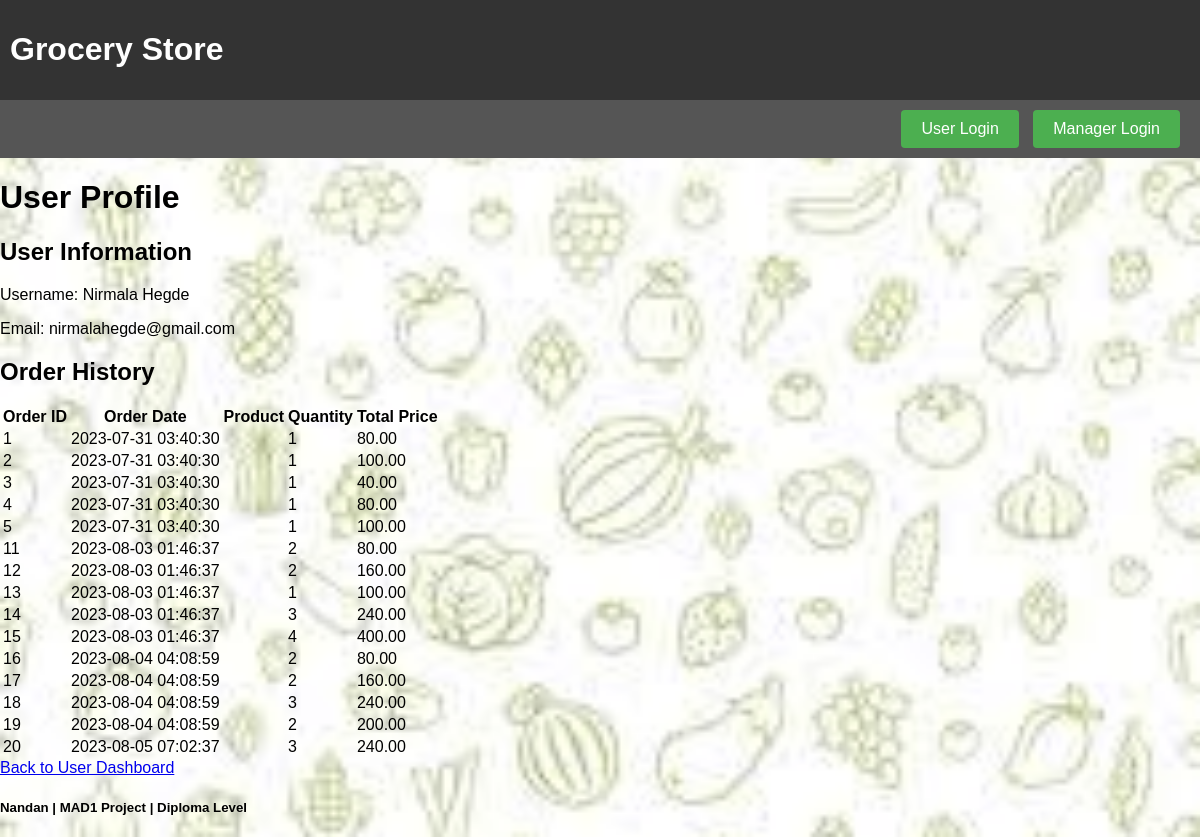
The page /user-profile (signed in) on the database its author committed.
### application/models.py (models this page shows)
class User(db.Model):
    __tablename__ = 'user'
    user_id = db.Column(db.Integer, autoincrement=True, primary_key=True)
    user_name = db.Column(db.String, unique=True)
    email_id = db.Column(db.String, unique=True)
    password = db.Column(db.String, unique=True)

class Order(db.Model):
    __tablename__ = 'order'
    id = db.Column(db.Integer, primary_key=True)
    user_id = db.Column(db.Integer, db.ForeignKey('user.user_id'), nullable=False)
    product_id = db.Column(db.Integer, db.ForeignKey('products.Product_ID'), nullable=False)
    quantity = db.Column(db.Integer, nullable=False)
    price_per_unit = db.Column(db.Numeric(precision=10, scale=2), nullable=False)
    total_price = db.Column(db.Numeric(precision=10, scale=2), nullable=False)
    order_date = db.Column(db.DateTime, default=datetime.utcnow)

### application/controllers.py (the view)
@app.route('/user-profile')
def user_profile():
    if not is_logged_in('user'):
        return redirect(url_for('user_login'))
    user_id = session.get('user_id')
    user = User.query.get(user_id)
    orders = Order.query.filter_by(user_id=user_id).all()
    return render_template('user_profile.html', user=user, orders=orders)

### application/controllers.py (called while the page is built)
def is_logged_in(role):
    return session.get(role)

### templates/user_profile.html
{% extends "base.html" %}
{% block content %}
    <h1>User Profile</h1>
    <h2>User Information</h2>
    <p>Username: {{ user.user_name }}</p>
    <p>Email: {{ user.email_id }}</p>
    <h2>Order History</h2>
    {% if orders %}
        <table>
            <tr>
                <th>Order ID</th>
                <th>Order Date</th>
                <th>Product</th>
                <th>Quantity</th>
                <th>Total Price</th>
            </tr>
            {% for order in orders %}
                <tr>
                    <td>{{ order.id }}</td>
                    <td>{{ order.order_date.strftime('%Y-%m-%d %H:%M:%S') }}</td>
                    <td>{{ order.product_id.Product_Name }}</td>
                    <td>{{ order.quantity }}</td>
                    <td>{{ order.total_price }}</td>
                </tr>
            {% endfor %}
        </table>
    {% else %}
        <p>No order history available.</p>
    {% endif %}
    <a href="{{ url_for('user_dashboard') }}">Back to User Dashboard</a>
{% endblock %}

### rows shown on the page
User: user_name "Nirmala Hegde", email_id "nirmalahegde@gmail.com"
Order: id "1", order_date "2023-07-31 03:40:30", quantity "1", total_price "80.00"
Order: id "2", order_date "2023-07-31 03:40:30", quantity "1", total_price "100.00"
Order: id "3", order_date "2023-07-31 03:40:30", quantity "1", total_price "40.00"
Order: id "4", order_date "2023-07-31 03:40:30", quantity "1", total_price "80.00"
Order: id "5", order_date "2023-07-31 03:40:30", quantity "1", total_price "100.00"
Order: id "11", order_date "2023-08-03 01:46:37", quantity "2", total_price "80.00"
Order: id "12", order_date "2023-08-03 01:46:37", quantity "2", total_price "160.00"
Order: id "13", order_date "2023-08-03 01:46:37", quantity "1", total_price "100.00"
Order: id "14", order_date "2023-08-03 01:46:37", quantity "3", total_price "240.00"
Order: id "15", order_date "2023-08-03 01:46:37", quantity "4", total_price "400.00"
Order: id "16", order_date "2023-08-04 04:08:59", quantity "2", total_price "80.00"
Order: id "17", order_date "2023-08-04 04:08:59", quantity "2", total_price "160.00"
Order: id "18", order_date "2023-08-04 04:08:59", quantity "3", total_price "240.00"
Order: id "19", order_date "2023-08-04 04:08:59", quantity "2", total_price "200.00"
Order: id "20", order_date "2023-08-05 07:02:37", quantity "3", total_price "240.00"
